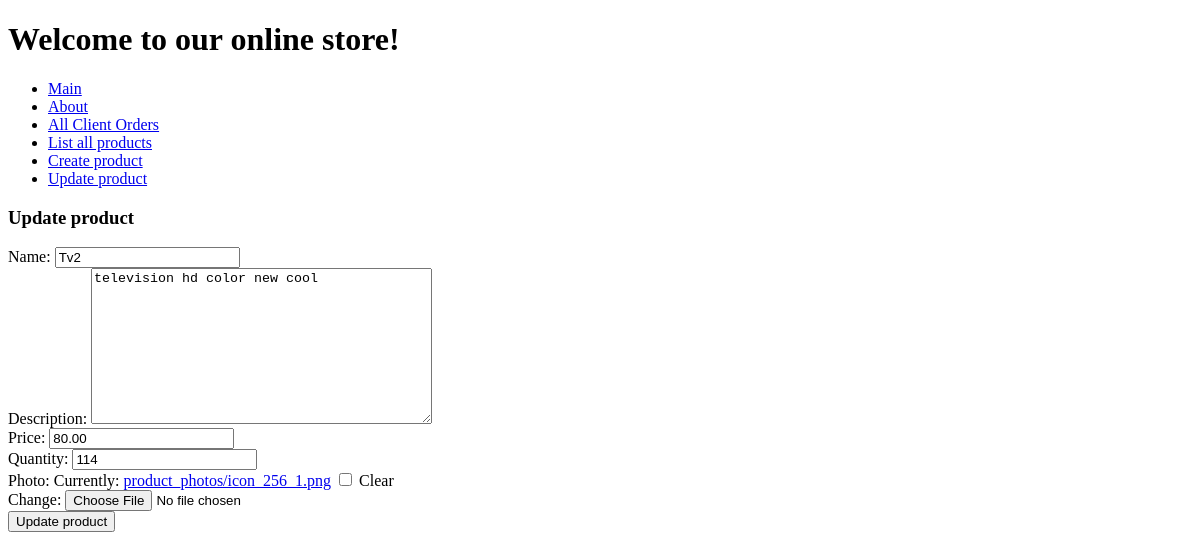
The app's page /product-update/1/, older data.
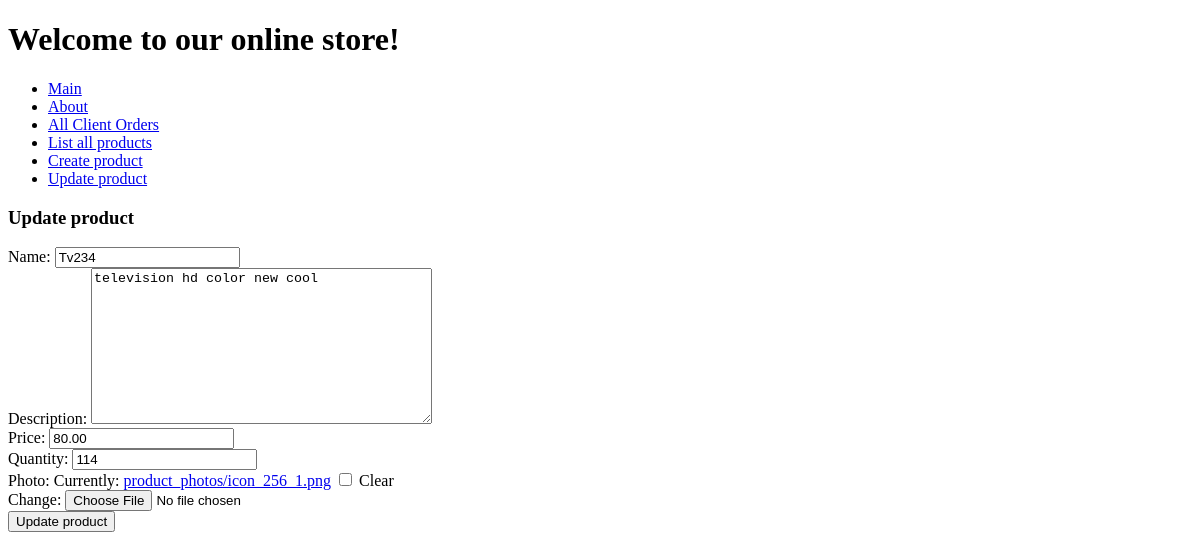
The same page, newer data.
### htapp2/models.py (models this page shows, shortened)
class Product(models.Model):
    name = models.CharField(max_length=100)
    description = models.TextField(default=None)
    price = models.DecimalField(max_digits=6, decimal_places=2)
    quantity = models.IntegerField()
    created_at = models.DateTimeField(auto_now_add=True)
    photo = models.ImageField(upload_to='product_photos/', blank=True, null=True)

### htapp4/views.py (the view)
# urls.py: path('product-update/<int:product_id>/', views.product_update, name='product_update'),
def product_update(request, product_id):
    product = Product.objects.get(pk=product_id)
    if request.method == 'POST':
        form = ProductForm(request.POST, request.FILES, instance=product)
        if form.is_valid():
            form.save()
            success_message = f"Product with ID {product_id} successfully updated."
            return redirect('get_product_by_id', success_message=success_message)
    else:
        form = ProductForm(instance=product)
    return render(request, 'htapp4/product.html', {'form': form})

### htapp4/forms.py
class ProductForm(forms.ModelForm):
    class Meta:
        model = Product
        fields = ['name', 'description', 'price', 'quantity', 'photo']

### htapp4/templates/htapp4/product.html (shortened to what this page needs)
{% extends 'base.html' %}
{% block content %}
<h3>Update product</h3>
<form  method="post" enctype="multipart/form-data">
    {{ form.as_div }}
    <button type="submit">Update product</button>
</form>
{% endblock %}

Row changes from the older to the newer data that the page shows:
changed Product "television hd color new cool": name "Tv2" → "Tv234"
